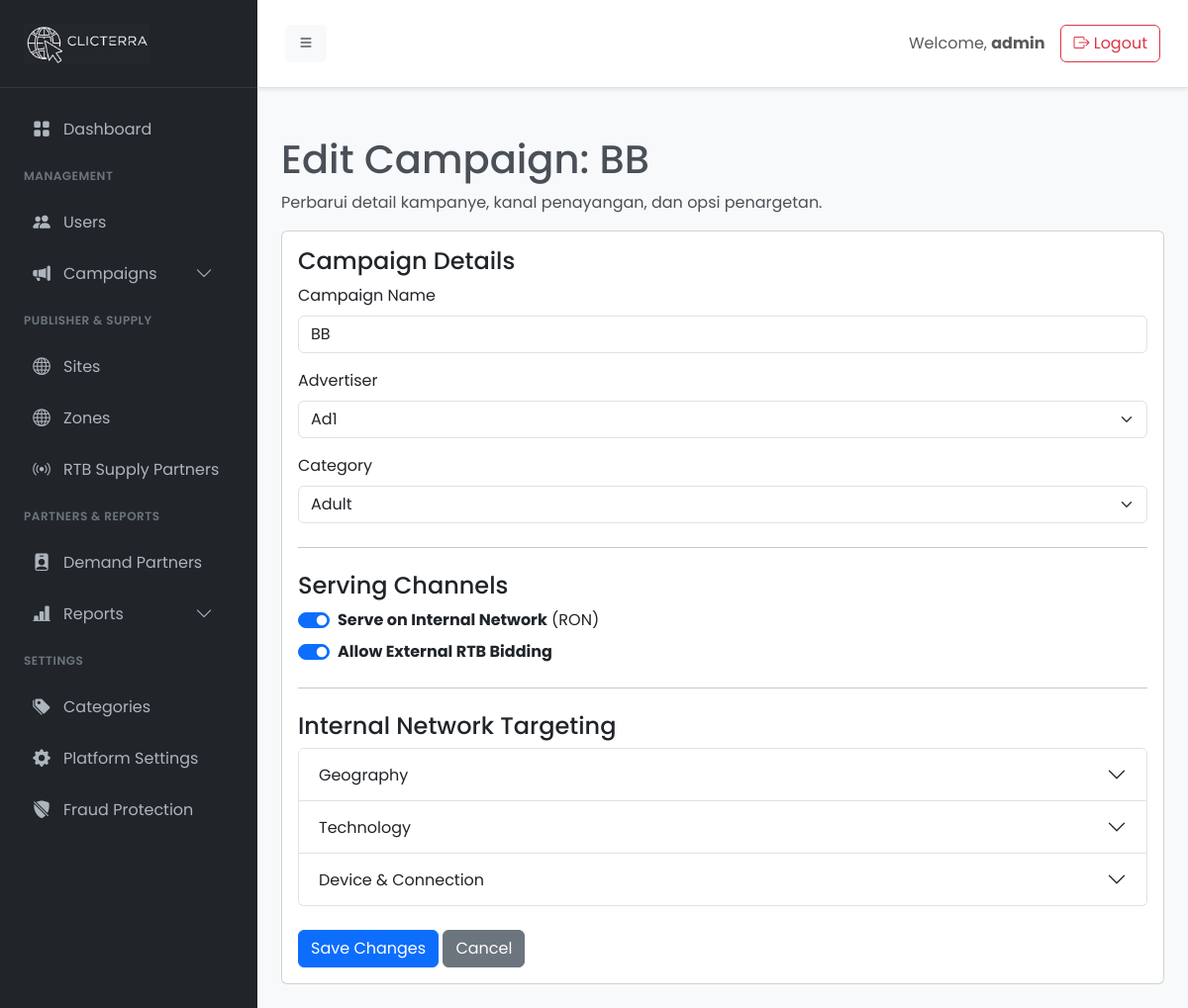
The app's page /admin/campaigns-edit.php?id=21 (signed in) with its own data.
### tables this page shows
CREATE TABLE `campaigns` (
  `id` int(11) NOT NULL,
  `advertiser_id` int(11) NOT NULL,
  `category_id` int(11) NOT NULL,
  `ad_format_id` int(11) NOT NULL,
  `name` varchar(255) NOT NULL,
  `serve_on_internal` tinyint(1) NOT NULL DEFAULT 1,
  `allow_external_rtb` tinyint(1) NOT NULL DEFAULT 0,
  `status` enum('active','paused','completed') DEFAULT 'active',
  `created_at` timestamp NULL DEFAULT current_timestamp()
);

CREATE TABLE `users` (
  `id` int(11) NOT NULL,
  `username` varchar(100) NOT NULL,
  `password` varchar(255) NOT NULL,
  `email` varchar(150) NOT NULL,
  `role` enum('admin','advertiser','publisher') NOT NULL,
  `revenue_share` int(11) DEFAULT 0,
  `payout_method` varchar(100) DEFAULT NULL,
  `payout_details` text DEFAULT NULL,
  `referred_by` int(11) DEFAULT NULL,
  `status` enum('active','inactive') DEFAULT 'active',
  `created_at` timestamp NULL DEFAULT current_timestamp()
);

CREATE TABLE `categories` (
  `id` int(11) NOT NULL,
  `name` varchar(100) NOT NULL,
  `status` tinyint(1) NOT NULL DEFAULT 1,
  `created_at` timestamp NOT NULL DEFAULT current_timestamp()
);

### admin/campaigns-edit.php (the view, shortened to what this page needs)
<?php
require_once __DIR__ . '/init.php';
$campaign_id = filter_input(INPUT_GET, 'id', FILTER_VALIDATE_INT);
$stmt_campaign = $conn->prepare("SELECT * FROM campaigns WHERE id = ?");
$stmt_campaign->bind_param("i", $campaign_id);
$stmt_campaign->execute();
$campaign = $stmt_campaign->get_result()->fetch_assoc();
$advertisers_result = $conn->query("SELECT id, username FROM users WHERE role = 'advertiser'");
$categories_result = $conn->query("SELECT id, name FROM categories ORDER BY name");
?>
<?php require_once __DIR__ . '/templates/header.php'; ?>
<h1 class="mt-4">Edit Campaign: <?php echo htmlspecialchars($campaign['name']); ?></h1>
<p>Perbarui detail kampanye, kanal penayangan, dan opsi penargetan.</p>
<div class="card">
    <div class="card-body">
        <form action="campaigns-action.php" method="POST">
            <h4>Campaign Details</h4>
            <div class="mb-3"><label class="form-label">Campaign Name</label><input type="text" class="form-control" name="name" value="<?php echo htmlspecialchars($campaign['name']); ?>" required></div>
            <div class="mb-3"><label class="form-label">Advertiser</label><select class="form-select" name="advertiser_id" required><option value="">Choose...</option>
            <?php
            if ($advertisers_result->num_rows > 0) {
                mysqli_data_seek($advertisers_result, 0);
                while ($adv = $advertisers_result->fetch_assoc()): ?>
                    <option value="<?php echo htmlspecialchars($adv['id']); ?>" <?php if($adv['id'] == $campaign['advertiser_id']) echo 'selected'; ?>><?php echo htmlspecialchars($adv['username']); ?></option>
                <?php endwhile;
            }
            ?>
            </select></div>
            <div class="mb-3"><label class="form-label">Category</label><select class="form-select" name="category_id" required><option value="">Choose...</option><?php mysqli_data_seek($categories_result, 0); while ($cat = $categories_result->fetch_assoc()): ?><option value="<?php echo htmlspecialchars($cat['id']); ?>" <?php if($cat['id'] == $campaign['category_id']) echo 'selected'; ?>><?php echo htmlspecialchars($cat['name']); ?></option><?php endwhile; ?></select></div>
            <hr class="my-4">
            <h4>Serving Channels</h4>
            <div class="form-check form-switch mb-2">
                <input class="form-check-input" type="checkbox" role="switch" id="serve_on_internal" name="serve_on_internal" value="1" <?php if($campaign['serve_on_internal']) echo 'checked'; ?>>
                <label class="form-check-label" for="serve_on_internal"><strong>Serve on Internal Network</strong> (RON)</label>
            </div>
            <div class="form-check form-switch mb-3">
                <input class="form-check-input" type="checkbox" role="switch" id="allow_external_rtb" name="allow_external_rtb" value="1" <?php if($campaign['allow_external_rtb']) echo 'checked'; ?>>
                <label class="form-check-label" for="allow_external_rtb"><strong>Allow External RTB Bidding</strong></label>
            </div>
            <div id="internal-targeting-container" style="<?php if(!$campaign['serve_on_internal']) echo 'display: none;'; ?>">
                <hr class="my-4">
                <h4>Internal Network Targeting</h4>
                <div class="accordion" id="targetingAccordion">
                    <div class="accordion-item">
                        <h2 class="accordion-header"><button class="accordion-button collapsed" type="button" data-bs-toggle="collapse" data-bs-target="#collapseGeo">Geography</button></h2>
                    </div>
                    <div class="accordion-item">
                        <h2 class="accordion-header"><button class="accordion-button collapsed" type="button" data-bs-toggle="collapse" data-bs-target="#collapseTech">Technology</button></h2>
                    </div>
                    <div class="accordion-item">
                        <h2 class="accordion-header"><button class="accordion-button collapsed" type="button" data-bs-toggle="collapse" data-bs-target="#collapseDevice">Device & Connection</button></h2>
                    </div>
                </div>
            </div>
            <button type="submit" name="update_campaign" class="btn btn-primary mt-4">Save Changes</button>
            <a href="campaigns.php" class="btn btn-secondary mt-4">Cancel</a>
        </form>
    </div>
</div>
<?php
require_once __DIR__ . '/templates/footer.php';
?>

### admin/assets/css/style.css (style rules this page uses)
body { font-family: 'Poppins', sans-serif; background-color: #f8f9fa; color: #495057; }

### records on screen
campaigns: name "BB", advertiser_id "Ad1", category_id "Adult", serve_on_internal "☑", allow_external_rtb "☑"

### other values on screen
$_SESSION['username'] "admin"
